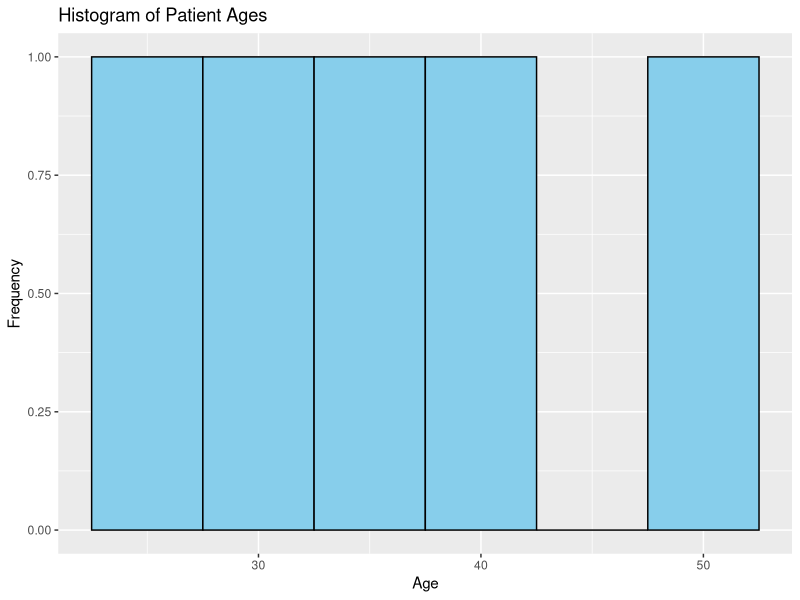
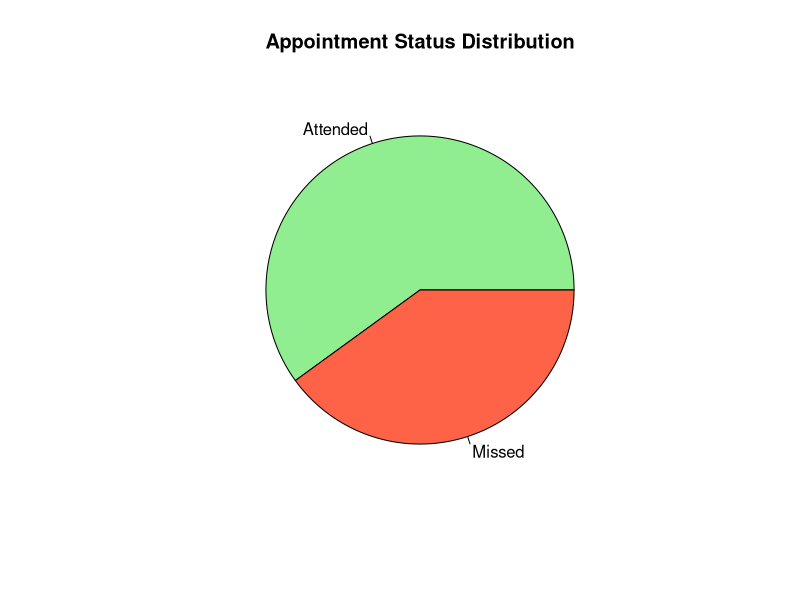
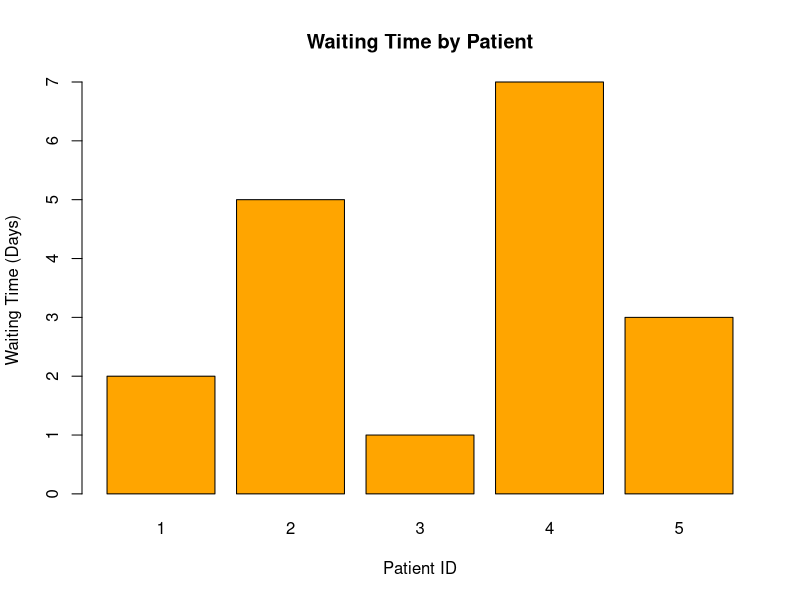
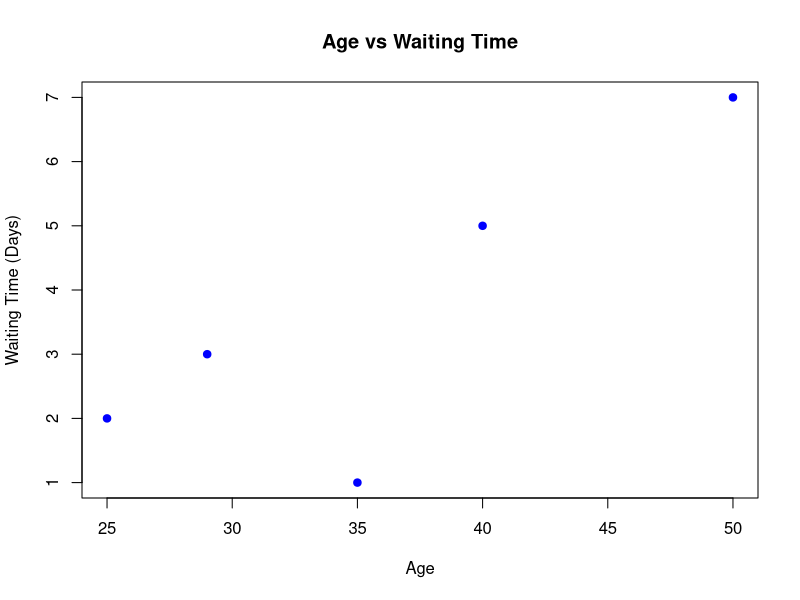

These figures' R source, in order:
library(ggplot2)

Patient_ID <- c(1,2,3,4,5)
Age <- c(25,40,35,50,29)
Waiting_Time <- c(2,5,1,7,3)
Appointment_Status <- c("Attended","Missed","Attended","Missed","Attended")

data <- data.frame(Patient_ID,Age,Waiting_Time,Appointment_Status)

ggplot(data,aes(x=Age))+
  geom_histogram(binwidth=5,fill="skyblue",color="black")+
  labs(title="Histogram of Patient Ages",
       x="Age",
       y="Frequency")

status_count <- table(data$Appointment_Status)

pie(status_count,
    col=c("lightgreen","tomato"),
    main="Appointment Status Distribution")

barplot(data$Waiting_Time,
        names.arg=data$Patient_ID,
        col="orange",
        xlab="Patient ID",
        ylab="Waiting Time (Days)",
        main="Waiting Time by Patient")

plot(data$Age,
     data$Waiting_Time,
     pch=19,
     col="blue",
     xlab="Age",
     ylab="Waiting Time (Days)",
     main="Age vs Waiting Time")
